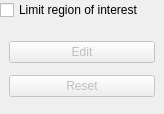
<?xml version="1.0" encoding="UTF-8"?>
<ui version="4.0">
 <class>RegionOfInterestWidget</class>
 <widget class="QWidget" name="RegionOfInterestWidget">
  <property name="geometry">
   <rect>
    <x>0</x>
    <y>0</y>
    <width>164</width>
    <height>114</height>
   </rect>
  </property>
  <property name="windowTitle">
   <string>Form</string>
  </property>
  <layout class="QVBoxLayout" name="verticalLayout">
   <property name="leftMargin">
    <number>0</number>
   </property>
   <property name="topMargin">
    <number>0</number>
   </property>
   <property name="rightMargin">
    <number>0</number>
   </property>
   <property name="bottomMargin">
    <number>0</number>
   </property>
   <item>
    <widget class="QCheckBox" name="enable">
     <property name="text">
      <string>Limit region of interest</string>
     </property>
    </widget>
   </item>
   <item>
    <widget class="QWidget" name="mainWidget" native="true">
     <property name="enabled">
      <bool>false</bool>
     </property>
     <layout class="QVBoxLayout" name="verticalLayout_13">
      <item>
       <widget class="QPushButton" name="editButton">
        <property name="text">
         <string>Edit</string>
        </property>
        <property name="checkable">
         <bool>true</bool>
        </property>
       </widget>
      </item>
      <item>
       <widget class="QPushButton" name="resetButton">
        <property name="text">
         <string>Reset</string>
        </property>
       </widget>
      </item>
     </layout>
    </widget>
   </item>
  </layout>
 </widget>
 <resources/>
 <connections>
  <connection>
   <sender>enable</sender>
   <signal>toggled(bool)</signal>
   <receiver>mainWidget</receiver>
   <slot>setEnabled(bool)</slot>
   <hints>
    <hint type="sourcelabel">
     <x>81</x>
     <y>10</y>
    </hint>
    <hint type="destinationlabel">
     <x>81</x>
     <y>70</y>
    </hint>
   </hints>
  </connection>
 </connections>
</ui>
